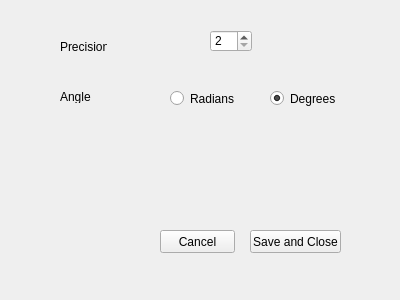
<?xml version="1.0" encoding="UTF-8"?>
<ui version="4.0">
 <class>Form</class>
 <widget class="QWidget" name="Form">
  <property name="geometry">
   <rect>
    <x>0</x>
    <y>0</y>
    <width>400</width>
    <height>300</height>
   </rect>
  </property>
  <property name="windowTitle">
   <string>Preferences</string>
  </property>
  <widget class="QSpinBox" name="spinBox">
   <property name="geometry">
    <rect>
     <x>210</x>
     <y>30</y>
     <width>42</width>
     <height>22</height>
    </rect>
   </property>
   <property name="minimum">
    <number>2</number>
   </property>
   <property name="maximum">
    <number>9</number>
   </property>
  </widget>
  <widget class="QLabel" name="label">
   <property name="geometry">
    <rect>
     <x>60</x>
     <y>40</y>
     <width>47</width>
     <height>13</height>
    </rect>
   </property>
   <property name="text">
    <string>Precision</string>
   </property>
  </widget>
  <widget class="QLabel" name="label_2">
   <property name="geometry">
    <rect>
     <x>60</x>
     <y>90</y>
     <width>47</width>
     <height>13</height>
    </rect>
   </property>
   <property name="text">
    <string>Angle</string>
   </property>
  </widget>
  <widget class="QRadioButton" name="radioButton">
   <property name="geometry">
    <rect>
     <x>170</x>
     <y>90</y>
     <width>82</width>
     <height>17</height>
    </rect>
   </property>
   <property name="text">
    <string>Radians</string>
   </property>
  </widget>
  <widget class="QRadioButton" name="radioButton_2">
   <property name="geometry">
    <rect>
     <x>270</x>
     <y>90</y>
     <width>82</width>
     <height>17</height>
    </rect>
   </property>
   <property name="text">
    <string>Degrees</string>
   </property>
   <property name="checked">
    <bool>true</bool>
   </property>
  </widget>
  <widget class="QPushButton" name="pushButton">
   <property name="geometry">
    <rect>
     <x>160</x>
     <y>230</y>
     <width>75</width>
     <height>23</height>
    </rect>
   </property>
   <property name="text">
    <string>Cancel</string>
   </property>
  </widget>
  <widget class="QPushButton" name="pushButton_2">
   <property name="geometry">
    <rect>
     <x>250</x>
     <y>230</y>
     <width>91</width>
     <height>23</height>
    </rect>
   </property>
   <property name="text">
    <string>Save and Close</string>
   </property>
  </widget>
 </widget>
 <resources/>
 <connections/>
</ui>
